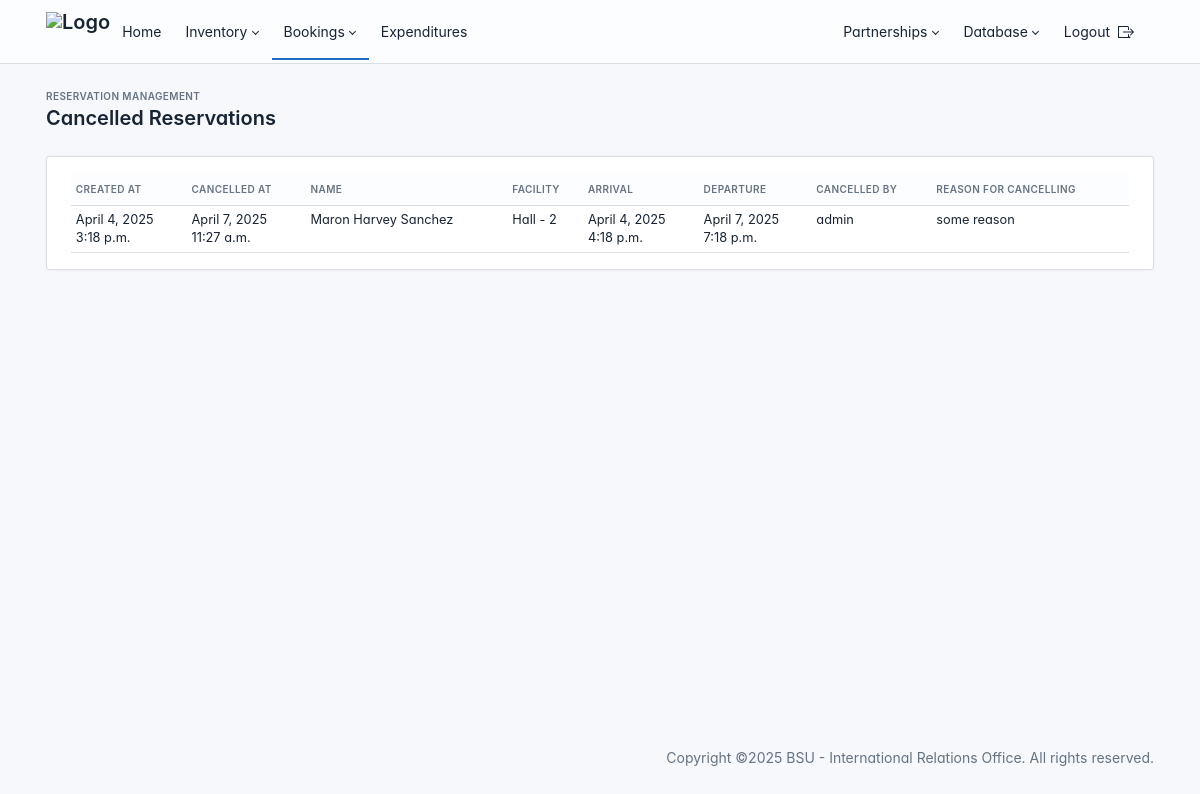
Page /administrator/cancelled-reservations/ (signed in) on the earlier database version.
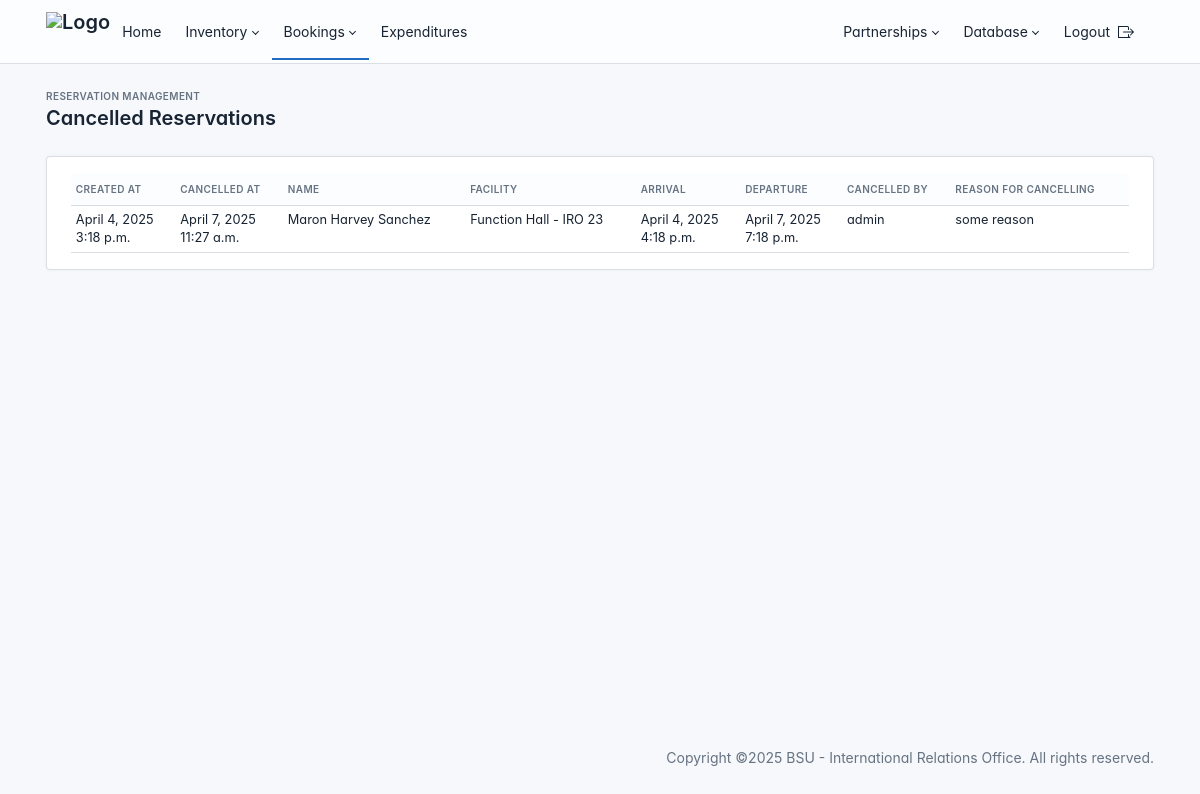
Same page on the later database version.
### room_reservation/models.py (models this page shows, shortened)
class Reservation(models.Model):
    first_name = models.CharField(max_length=255)  # Guest's first name
    last_name = models.CharField(max_length=255)  # Guest's last name
    college_office_institution = models.CharField(max_length=255, blank=True, null=True)  # Institution/Organization
    email = models.EmailField()  # Guest's email
    phone_number = models.CharField(max_length=20)  # Contact number
    room = models.ForeignKey("Room", on_delete=models.CASCADE, related_name="reservations")
    arrival_date = models.DateField()
    arrival_time = models.TimeField()
    departure_date = models.DateField()
    departure_time = models.TimeField()
    details = models.TextField(blank=True, null=True)  # Additional booking details
    special_request = models.TextField(blank=True, null=True)  # Special requests (e.g., early check-in)
    reason_for_cancelling = models.TextField(blank=True, null=True)  # Reason for cancellation
    cancelled_by = models.CharField(max_length=50, blank=True, null=True)  # Who cancelled (admin/user)
    status = models.CharField(
        max_length=20,
        choices=[
            ("Pending", "Pending"),
            ("Confirmed", "Confirmed"),
            ("Cancelled", "Cancelled"),
            ("Completed", "Completed"),
        ],
        default="Pending",
    )
    cancelled_at = models.DateTimeField(blank=True, null=True)
    completed_at = models.DateTimeField(blank=True, null=True)
    confirmed_at = models.DateTimeField(blank=True, null=True)
    created_at = models.DateTimeField(auto_now_add=True)  # Timestamp for when the reservation was made
    updated_at = models.DateTimeField(auto_now=True)  # Timestamp for last update

class Room(models.Model):
    room_number = models.CharField(max_length=10, unique=True)
    room_type = models.CharField(max_length=50, choices=[("Single", "Single"), ("Double", "Double"), ("Suite", "Suite"), ("Hall", "Hall")])
    is_available = models.BooleanField(default=True)
    capacity = models.PositiveIntegerField()  # Number of people it can accommodate
    description = models.TextField(blank=True, null=True)
    image = models.ImageField(upload_to="rooms/", null=True, blank=True)
    def __str__(self):
        return f"{self.room_type} - {self.room_number}"

### administrator/views.py (the view)
# urls.py: path('cancelled-reservations/', views.cancelled_reservations_view, name='cancelled_reservations'),
def cancelled_reservations_view(request):
    cancelled_reservations = Reservation.objects.filter(status="Cancelled").order_by('-created_at')
    for reservation in cancelled_reservations:
        reservation.created_at = timezone.localtime(reservation.created_at)
        reservation.cancelled_at = timezone.localtime(reservation.cancelled_at)
    paginator = Paginator(cancelled_reservations, 10)  # 10 per page
    page_number = request.GET.get('page')
    page_obj = paginator.get_page(page_number)
    context = {
        'cancelled_reservations': page_obj
    }
    return render(request, 'administrator/reservation/cancelled_reservations.html', context)

### templates/administrator/reservation/cancelled_reservations.html (shortened to what this page needs)
{% extends "administrator/base.html" %}
{% block content %}
<div class="page-wrapper">
    <div class="page-header d-print-none">
        <div class="container-xl">
            <div class="row g-2 align-items-center">
                <div class="col">
                    <div class="page-pretitle">
                        Reservation Management
                    </div>
                    <h2 class="page-title">
                        Cancelled Reservations
                    </h2>
                </div>
            </div>
        </div>
    </div>
    <div class="page-body container">
        <div class="card">
            <div class="card-body">
                <div class="table-responsive">
                    <table class="table table-sm table-hover">
                        <thead class="thead-dark">
                            <tr>
                                <th>Created At</th>
                                <th>Cancelled At</th>
                                <th>Name</th>
                                <th>Facility</th>
                                <th>Arrival</th>
                                <th>Departure</th>
                                <th>Cancelled By</th>
                                <th>Reason for Cancelling</th>
                            </tr>
                        </thead>
                        <tbody>
                            {% for reservation in cancelled_reservations %}
                                <tr>
                                    <td>
                                        {{ reservation.created_at.date }}<br>
                                        {{ reservation.created_at.time }}
                                    </td>
                                    <td>
                                        {{ reservation.cancelled_at.date }}<br>
                                        {{ reservation.cancelled_at.time }}
                                    </td>
                                    <td>{{ reservation.first_name }} {{ reservation.last_name }}</td>
                                    <td>{{ reservation.room }}</td>
                                    <td>
                                        {{ reservation.arrival_date }}<br>
                                        {{ reservation.arrival_time }}
                                    </td>
                                    <td>
                                        {{ reservation.departure_date }}<br>
                                        {{ reservation.departure_time }}
                                    </td>
                                    <td>{{ reservation.cancelled_by|default:"Unknown" }}</td>
                                    <td>{{ reservation.reason_for_cancelling|default:"None provided" }}</td>
                                </tr>
                            {% empty %}
                                <tr>
                                    <td colspan="8" class="text-center">No cancelled reservations found.</td>
                                </tr>
                            {% endfor %}
                        </tbody>
                    </table>
                </div>
            </div>
        </div>
    </div>
</div>
{% endblock content%}

Differences in the rows shown:
changed through a linked row, Reservation "Maron Harvey": room "Hall - 2" → "Function Hall - IRO 23"
